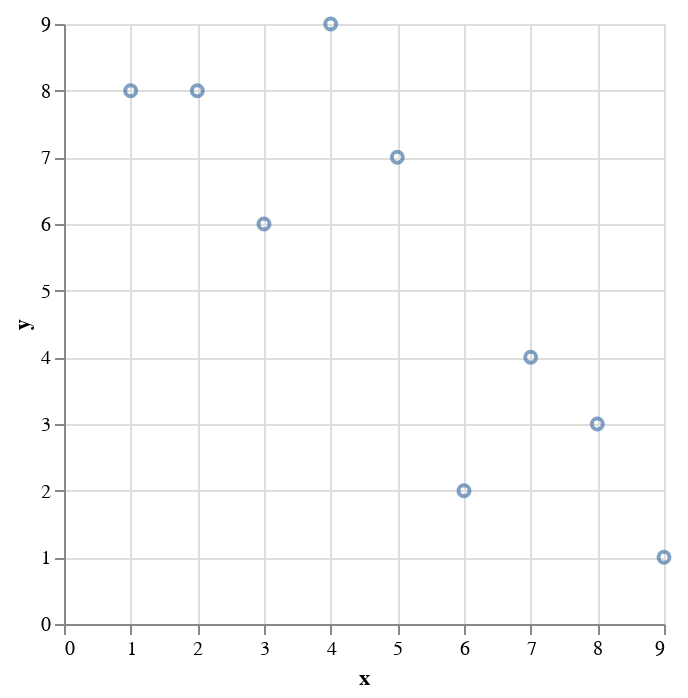

The code cell stored with this chart in its notebook:
### Markdown cell above
# Using only Vega-Altair

### Code cell
# import packages 
import altair as alt 

# create data  
data = alt.Data(values=[{'x': 1, 'y': 8},
                        {'x': 9, 'y': 1},
                        {'x': 4, 'y': 9},
                        {'x': 3, 'y': 6},
                        {'x': 6, 'y': 2},
                        {'x': 5, 'y': 7},
                        {'x': 7, 'y': 4},
                        {'x': 2, 'y': 8},
                        {'x': 8, 'y': 3}])

# plot 
alt.Chart(data).mark_point().encode(
    x='x:Q',
    y='y:Q'
)

### Figure 1 — Vega-Lite specification as saved in the notebook (floating-point values rounded to 4 significant figures)
{"config": {"view": {"continuousWidth": 300, "continuousHeight": 300}}, "data": {"values": [{"x": 1, "y": 8}, {"x": 9, "y": 1}, {"x": 4, "y": 9}, {"x": 3, "y": 6}, {"x": 6, "y": 2}, {"x": 5, "y": 7}, {"x": 7, "y": 4}, {"x": 2, "y": 8}, {"x": 8, "y": 3}]}, "mark": {"type": "point"}, "encoding": {"x": {"field": "x", "type": "quantitative"}, "y": {"field": "y", "type": "quantitative"}}, "$schema": "https://vega.github.io/schema/vega-lite/v5.16.3.json"}
